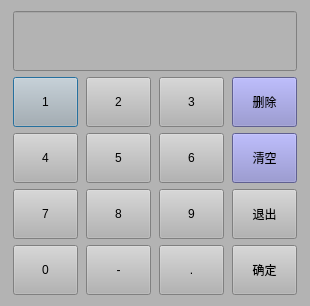
<?xml version="1.0" encoding="UTF-8"?>
<ui version="4.0">
 <class>Keyboard</class>
 <widget class="QDialog" name="Keyboard">
  <property name="enabled">
   <bool>true</bool>
  </property>
  <property name="geometry">
   <rect>
    <x>0</x>
    <y>0</y>
    <width>310</width>
    <height>306</height>
   </rect>
  </property>
  <property name="sizePolicy">
   <sizepolicy hsizetype="Preferred" vsizetype="Expanding">
    <horstretch>0</horstretch>
    <verstretch>0</verstretch>
   </sizepolicy>
  </property>
  <property name="windowTitle">
   <string>Dialog</string>
  </property>
  <property name="styleSheet">
   <string notr="true">background-color: rgb(179, 179, 179);</string>
  </property>
  <property name="sizeGripEnabled">
   <bool>false</bool>
  </property>
  <layout class="QGridLayout" name="gridLayout">
   <item row="0" column="0" colspan="4">
    <widget class="QLineEdit" name="lineEdit">
     <property name="maximumSize">
      <size>
       <width>16777215</width>
       <height>60</height>
      </size>
     </property>
    </widget>
   </item>
   <item row="1" column="0">
    <widget class="QPushButton" name="pushButton">
     <property name="maximumSize">
      <size>
       <width>65</width>
       <height>50</height>
      </size>
     </property>
     <property name="text">
      <string>1</string>
     </property>
    </widget>
   </item>
   <item row="1" column="1">
    <widget class="QPushButton" name="pushButton_2">
     <property name="maximumSize">
      <size>
       <width>65</width>
       <height>50</height>
      </size>
     </property>
     <property name="text">
      <string>2</string>
     </property>
    </widget>
   </item>
   <item row="1" column="2">
    <widget class="QPushButton" name="pushButton_3">
     <property name="maximumSize">
      <size>
       <width>65</width>
       <height>50</height>
      </size>
     </property>
     <property name="text">
      <string>3</string>
     </property>
    </widget>
   </item>
   <item row="1" column="3">
    <widget class="QPushButton" name="pushButton_x">
     <property name="maximumSize">
      <size>
       <width>65</width>
       <height>50</height>
      </size>
     </property>
     <property name="styleSheet">
      <string notr="true">background-color: rgb(135, 135, 202);
font: 75 12pt &quot;黑体&quot;;</string>
     </property>
     <property name="text">
      <string>删除</string>
     </property>
    </widget>
   </item>
   <item row="2" column="0">
    <widget class="QPushButton" name="pushButton_4">
     <property name="maximumSize">
      <size>
       <width>65</width>
       <height>50</height>
      </size>
     </property>
     <property name="text">
      <string>4</string>
     </property>
    </widget>
   </item>
   <item row="2" column="1">
    <widget class="QPushButton" name="pushButton_5">
     <property name="maximumSize">
      <size>
       <width>65</width>
       <height>50</height>
      </size>
     </property>
     <property name="text">
      <string>5</string>
     </property>
    </widget>
   </item>
   <item row="2" column="2">
    <widget class="QPushButton" name="pushButton_6">
     <property name="maximumSize">
      <size>
       <width>65</width>
       <height>50</height>
      </size>
     </property>
     <property name="text">
      <string>6</string>
     </property>
    </widget>
   </item>
   <item row="2" column="3">
    <widget class="QPushButton" name="pushButton_ce">
     <property name="maximumSize">
      <size>
       <width>65</width>
       <height>50</height>
      </size>
     </property>
     <property name="styleSheet">
      <string notr="true">background-color: rgb(135, 135, 202);
font: 75 12pt &quot;黑体&quot;;</string>
     </property>
     <property name="text">
      <string>清空</string>
     </property>
    </widget>
   </item>
   <item row="3" column="0">
    <widget class="QPushButton" name="pushButton_7">
     <property name="maximumSize">
      <size>
       <width>65</width>
       <height>50</height>
      </size>
     </property>
     <property name="text">
      <string>7</string>
     </property>
    </widget>
   </item>
   <item row="3" column="1">
    <widget class="QPushButton" name="pushButton_8">
     <property name="maximumSize">
      <size>
       <width>65</width>
       <height>50</height>
      </size>
     </property>
     <property name="text">
      <string>8</string>
     </property>
    </widget>
   </item>
   <item row="3" column="2">
    <widget class="QPushButton" name="pushButton_9">
     <property name="maximumSize">
      <size>
       <width>65</width>
       <height>50</height>
      </size>
     </property>
     <property name="text">
      <string>9</string>
     </property>
    </widget>
   </item>
   <item row="3" column="3">
    <widget class="QPushButton" name="pushButton_esc">
     <property name="maximumSize">
      <size>
       <width>65</width>
       <height>50</height>
      </size>
     </property>
     <property name="text">
      <string>退出</string>
     </property>
    </widget>
   </item>
   <item row="4" column="0">
    <widget class="QPushButton" name="pushButton_0">
     <property name="maximumSize">
      <size>
       <width>65</width>
       <height>50</height>
      </size>
     </property>
     <property name="text">
      <string>0</string>
     </property>
    </widget>
   </item>
   <item row="4" column="1">
    <widget class="QPushButton" name="pushButton_jian">
     <property name="maximumSize">
      <size>
       <width>65</width>
       <height>50</height>
      </size>
     </property>
     <property name="text">
      <string>-</string>
     </property>
    </widget>
   </item>
   <item row="4" column="2">
    <widget class="QPushButton" name="pushButton_dian">
     <property name="maximumSize">
      <size>
       <width>65</width>
       <height>50</height>
      </size>
     </property>
     <property name="text">
      <string>.</string>
     </property>
    </widget>
   </item>
   <item row="4" column="3">
    <widget class="QPushButton" name="enterButton">
     <property name="maximumSize">
      <size>
       <width>65</width>
       <height>50</height>
      </size>
     </property>
     <property name="text">
      <string>确定</string>
     </property>
    </widget>
   </item>
  </layout>
 </widget>
 <resources/>
 <connections/>
</ui>
